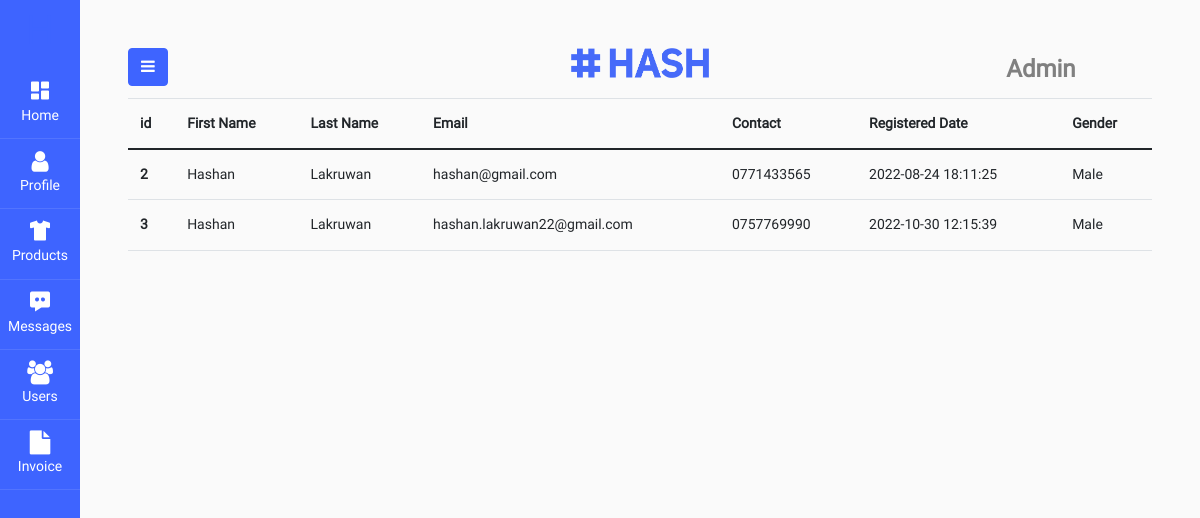
Page /viewUsers.php (signed in) on the committed database.
### tables this page shows
CREATE TABLE IF NOT EXISTS `user` (
  `id` int NOT NULL AUTO_INCREMENT,
  `first_name` varchar(45) NOT NULL,
  `last_name` varchar(45) NOT NULL,
  `email` varchar(50) NOT NULL,
  `contact_number` varchar(45) NOT NULL,
  `password` varchar(45) NOT NULL,
  `register_date` datetime NOT NULL,
  `gender_id` int NOT NULL,
  `verification_code` varchar(50) DEFAULT NULL,
  `user_type_id` int NOT NULL,
  PRIMARY KEY (`id`),
  KEY `fk_user_gender_idx` (`gender_id`),
  KEY `fk_user_user_type1_idx1` (`user_type_id`),
  CONSTRAINT `fk_user_gender` FOREIGN KEY (`gender_id`) REFERENCES `gender` (`id`),
  CONSTRAINT `fk_user_user_type1` FOREIGN KEY (`user_type_id`) REFERENCES `user_type` (`id`)
);

CREATE TABLE IF NOT EXISTS `gender` (
  `id` int NOT NULL AUTO_INCREMENT,
  `name` varchar(45) NOT NULL,
  PRIMARY KEY (`id`)
);

### connection.php (called while the page is built, shortened)
<?php
class Database{
    public static $connection;
    public static function setUpConnection(){
        if (!isset(Database::$connection)) {
            Database::$connection = new mysqli("localhost", "root", "Hashan20020311", "final_project_webdev", "3306");
        }
    }
    public static function search($q){
        $resultset = Database::$connection->query($q);
        return $resultset;
    }
}
?>

### viewUsers.php (the view, shortened to what this page needs)
<!DOCTYPE html>
<html lang="en">
<head>
    <link rel="stylesheet" href="css/admin.css">
    <link rel="stylesheet" href="css/index.css">
    <link rel="stylesheet" href="css/bootstrap.css">
    <link href='https://unpkg.com/boxicons@2.1.2/css/boxicons.min.css' rel='stylesheet'>
    <link rel="stylesheet" href="https://stackpath.bootstrapcdn.com/font-awesome/4.7.0/css/font-awesome.min.css">
    <link rel="stylesheet" href="css/adminSideNav.css">
</head>
<body>
    <?php
    require "connection.php";
    if (isset($_SESSION["admin"])) {
    ?>
        <div class="wrapper d-flex align-items-stretch">
            <?php
            require "adminNav.php";
            ?>
            <div id="content" class="p-4 p-md-5 add-product">
                <div class="row">
                    <div class="col-2">
                        <button type="button" id="sidebarCollapse" class="btn btn-primary">
                            <i class="fa fa-bars"></i>
                        </button>
                    </div>
                    <div class="col-8 logo"></div>
                    <div class="col fs-4 fw-bold">Admin</div>
                </div>
                <div class="row">
                    <div class="col-12">
                        <?php
                        $users = Database::search("SELECT user.id,first_name,last_name,email,contact_number,register_date, gender_id,gender.name AS gname FROM user INNER JOIN gender ON user.gender_id = gender.id WHERE user.user_type_id = 1");
                        $userNr = $users->num_rows;
                        ?>
                        <table class="table">
                            <thead>
                                <tr>
                                    <th scope="col">id</th>
                                    <th scope="col">First Name</th>
                                    <th scope="col">Last Name</th>
                                    <th scope="col">Email</th>
                                    <th scope="col">Contact</th>
                                    <th scope="col">Registered Date</th>
                                    <th scope="col">Gender</th>
                                </tr>
                            </thead>
                            <tbody>
                                <?php
                                for ($i = 0; $i <  $userNr; $i++) {
                                    $userRs = $users->fetch_assoc();
                                ?>
                                    <tr>
                                        <th scope="row"><?php echo $userRs["id"]; ?></th>
                                        <td><?php echo $userRs["first_name"]; ?></td>
                                        <td><?php echo $userRs["last_name"]; ?></td>
                                        <td><?php echo $userRs["email"]; ?></td>
                                        <td><?php echo $userRs["contact_number"]; ?></td>
                                        <td><?php echo $userRs["register_date"]; ?></td>
                                        <td><?php echo $userRs["gname"]; ?></td>
                                    </tr>
                                <?php
                                }
                                ?>
                            </tbody>
                        </table>
                    </div>
                </div>
            </div>
        </div>
    <?php
    } else {
    ?>
        <script>
            window.location = "adminLogin.php";
        </script>
    <?php
    }
    ?>
</body>
</html>

### adminNav.php (shortened to what this page needs)
<!DOCTYPE html>
<html lang="en">
<head>
    <link rel="stylesheet" href="css/admin.css">
    <link rel="stylesheet" href="css/index.css">
    <link rel="stylesheet" href="css/bootstrap.css">
    <link href='https://unpkg.com/boxicons@2.1.2/css/boxicons.min.css' rel='stylesheet'>
    <link rel="stylesheet" href="https://stackpath.bootstrapcdn.com/font-awesome/4.7.0/css/font-awesome.min.css">
    <link rel="stylesheet" href="css/adminSideNav.css">
</head>
<body>
    <nav id="sidebar" class="active">
        <h1><a href="#" class="adminlogo">H</a></h1>
        <ul class="list-unstyled components mb-5">
            <li class="active">
                <a href="adminDashboard.php"><span class='bx bxs-dashboard'></span> Home</a>
            </li>
            <li>
                <a href="adminUserProfile.php"><span class="fa fa-user"></span> Profile</a>
            </li>
            <li>
                <a href="addProduct.php"><span class='bx bxs-t-shirt' ></span> Products</a>
            </li>
            <li>
                <a href="#"><span class='bx bxs-message-dots' ></span> Messages</a>
            </li>
            <li>
                <a href="viewUsers.php"><span class="fa fa-users"></span> Users</a>
            </li>
            <li>
                <a href="#"><span class="fa fa-file"></span> Invoice</a>
            </li>
        </ul>
    </nav>
</body>
</html>

### css/admin.css (style rules this page uses)
* { margin: 0; padding: 0; box-sizing: border-box; transition: 0.5s; }
.logo { height: 40px; background-image: url(../img/Asset\ 7.png); background-size: contain; background-repeat: no-repeat; background-position: center; }

### css/index.css (style rules this page uses)
* { font-family: "Roboto"; margin: 0; padding: 0; box-sizing: border-box; }
.logo { background-image: url(../img/Asset\ 7.png); height: 30px; margin: 20px 0; background-position: center; background-repeat: no-repeat; background-size:contain; }

### rows in the picture
user: id "2", first_name "Hashan", last_name "Lakruwan", email "hashan@gmail.com", contact_number "0771433565", register_date "2022-08-24 18:11:25", gender.name "Male"
user: id "3", first_name "Hashan", last_name "Lakruwan", email "hashan.lakruwan22@gmail.com", contact_number "0757769990", register_date "2022-10-30 12:15:39", gender.name "Male"
